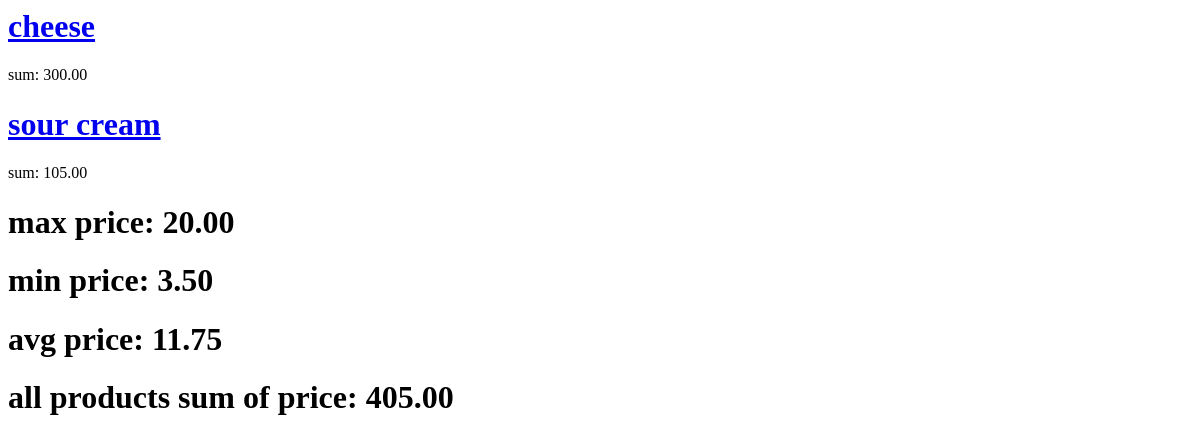
Page /store/categories/1/products/ on the earlier database version.
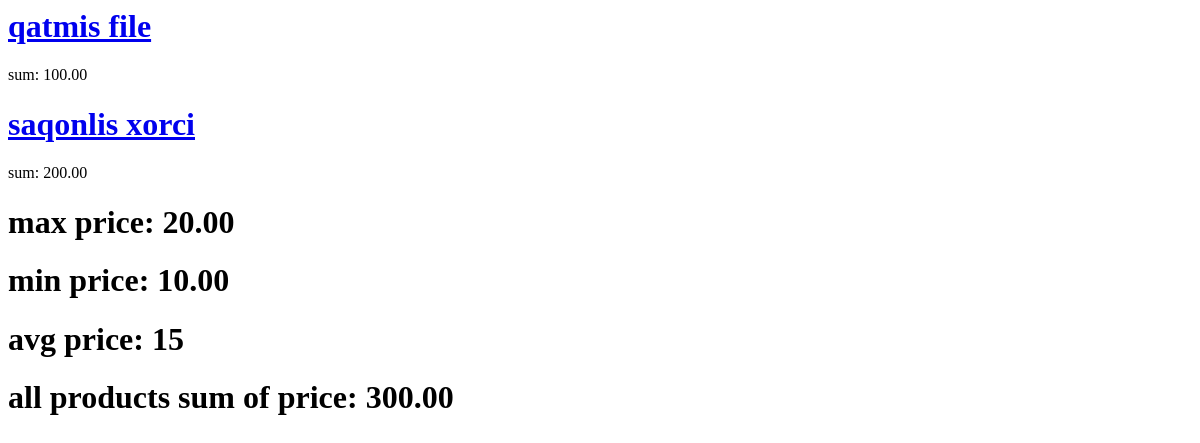
Same page on the later database version.
### store/models.py (models this page shows, shortened)
class Product(models.Model):
    name = models.CharField(max_length=255)
    description = models.TextField()
    creation_date = models.DateTimeField(auto_now_add=True)
    categories = models.ManyToManyField(Category, related_name='products')
    image = models.ImageField(upload_to='products/', null=True, blank=True)
    price = models.DecimalField(max_digits=10, decimal_places=2, default=0)
    quantity = models.PositiveIntegerField(default=0)

### store/views.py (the view)
# urls.py: path('categories/<int:category_id>/products/', ProductListView.as_view(), name='category-by-products'),
class ProductListView(View):
    def get(self, request, category_id, *args, **kwargs):
        category = get_object_or_404(Category, id=category_id)
        subcategories = category.get_children()
        products = Product.objects.filter(categories__in=[category] + list(subcategories))
        product_data = [
            {
                'id': product.id,
                'name': product.name,
                'image': request.build_absolute_uri(product.image.url) if product.image and
                                                                          product.image.name else None,
                'sum': product.price * product.quantity,
            }
            for product in products
        ]
        most_expensive_price = products.order_by('price').last().price
        most_cheap_price = products.order_by('price').first().price
        avg_price = products.aggregate(Avg('price'))['price__avg']
        all_sum_price = sum([p.price * p.quantity for p in products])
        return render(request, 'products_by_category.html',
                      {'product_data': product_data,
                               'max_price': most_expensive_price,
                               'min_price': most_cheap_price,
                               'avg_price': avg_price,
                               'all_sum_price': all_sum_price,
                       })

### store/models.py (called while the page is built)
    def get_children(self):
        return self.subcategories.all()

### store/templates/products_by_category.html (shortened to what this page needs)
{% for product in product_data %}
    <div class="product">
        <h1><a href="{% url 'product-detail' product.id %}">{{ product.name }}</a></h1>
        <p>sum: {{ product.sum }}</p>
    </div>
{% endfor %}
<h1>max price: {{ max_price }}</h1>
<h1>min price: {{ min_price }}</h1>
<h1>avg price: {{ avg_price }}</h1>
<h1>all products sum of price: {{ all_sum_price }}</h1>

Differences in the rows shown:
removed Product: name "sour cream", price "3.50"
now on this page (row edited): Product: name "saqonlis xorci", price "20.00"
Other differences:
{{ min_price }}: "3.50" → "10.00"
{{ avg_price }}: "11.75" → "15"
{{ all_sum_price }}: "405.00" → "300.00"
new list line: "qatmis file"
new list line: "sum: 100.00"
new list line: "sum: 200.00"
list line gone: "cheese"
list line gone: "sum: 300.00"
list line gone: "sum: 105.00"
